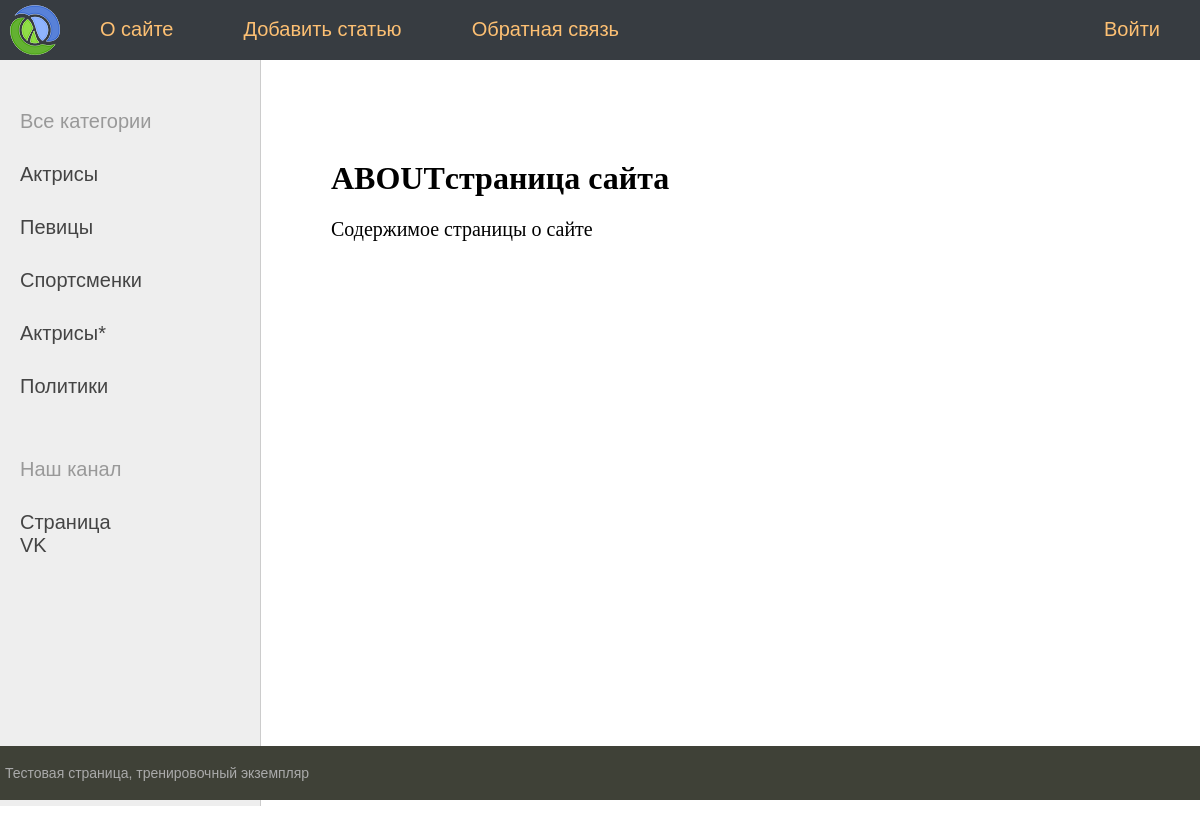
The page /about/ on the database its author committed.
### women/models.py (models this page shows, shortened)
class Category(models.Model):
    name = models.CharField(max_length=100, db_index=True, verbose_name='Категория')
    slug = models.CharField(max_length=255, null=True, db_index=True, verbose_name='URL')
    def get_absolute_url(self):
        return reverse('category', kwargs={'cat_slug': self.slug})
    class Meta:
        verbose_name = 'Категории'
        verbose_name_plural = 'Категории'
        ordering = ['id', 'name']

### women/views.py (the view)
# urls.py: path('about/', about, name='about'),  # http://127.0.0.1:8000/about/
def about(request):
    cats = Category.objects.all()
    return render(request, 'women/about.html', {'title': 'ABOUTстраница сайта', 'menu': menu, 'cats': cats})

### women/templatetags/women_tags.py (called while the page is built)
@register.inclusion_tag('women/list_categories.html')
def show_categories(sort=None, cat_selected=0):
    if not sort:
        cats = Category.objects.all()
    else:
        cats = Category.objects.order_by(sort)
    return {'cats': cats, 'cat_selected': cat_selected}

### women/templates/women/about.html
{% extends 'women/base.html' %}
{% block content %}
<h1>{{title}}</h1>
<p>Содержимое страницы о сайте
{% endblock %}

### women/templates/women/base.html (shortened to what this page needs)
<!DOCTYPE html>
{% load static %}
{% load women_tags %}
<html>
<head>
    <link type="text/css" href="{% static 'women/css/styles.css' %}" rel="stylesheet"/>
</head>
<body>
<table class="table-page" border=0 cellpadding="0" cellspacing="0">
    <tr>
        <td valign=top>
            {% block mainmenu %}
            <div class="header">
                <ul id="mainmenu" class="mainmenu">
                    <li class="logo">
                        <a href="{% url 'home' %}">
                            <div class="logo"></div>
                        </a>
                    </li>
                    {% for m in menu %}
                    {% if not forloop.last %}
                    <li><a href="{% url m.url_name %}">{{m.title}}</a></li>
                    {% else %}
                    <li class="last"><a href="{% url m.url_name %}">{{m.title}}</a></li>
                    {% endif %}
                    {% endfor %}
                </ul>
            </div>
            {% endblock mainmenu %}
            <table class="table-content" border=0 cellpadding="0" cellspacing="0">
                <tr>
                    <td valign="top" class="left-chapters">
                        <ul id="leftchapters">
                            {% if cat_selected == 0 %}
                            <li class="selected">Все категории</li>
                            {% else %}
                            <li class="{% url 'home' %}">Все категории</li>
                            {% endif %}
                            {% for c in cats %}
                            {% if c.pk == cat_selected %}
                            <li class="selected">{{c.name}}</li>
                            {% else %}
                            <li><a href="{{ c.get_absolute_url }}"> {{c.name}}</a></li>
                            {% endif %}
                            {% endfor %}
                            <li class="share">
                                <p>Наш канал</p>
                                <a href="https://vk.com/al_feed.php" target="_blank" rel="nofollow">Cтраница VK</a>
                            </li>
                        </ul>
                    </td>
                    <td valign="top" class="content">
                        <div class="content-text">
                            {% block content %}
                            {% endblock %}
                        </div>
                    </td>
                </tr>
            </table>
        </td>
    </tr>
    <tr>
        <td valign=top>
            <div id="footer">
                <p> Тестовая страница, тренировочный экземпляр</p>
            </div>
        </td>
    </tr>
</table>
</body>
</html>

### women/static/women/css/styles.css (style rules this page uses)
html, body { font-family: 'Arial'; margin: 0; padding: 0; height: 100%; width: 100%; color: #e08080; }
a { color: #0059b2; text-decoration: none; }
.table-page { width: 100%; height: 100%; vertical-align: top; }
.table-page tr { height: 100%; }
.header { background: #373c41; height: 60px; }
.logo { background: url('../images/logo.png') no-repeat 10px 5px; width: 70px; height: 60px; }
ul.mainmenu { list-style: none; margin: 0; padding: 0; height: 60px; color: #e09a42; font-size: 20px; overflow: hidden; }
ul.mainmenu li { float: left; margin: 18px 40px 0 30px; }
ul.mainmenu li.logo { margin: 0; }
ul.mainmenu li.last { float: right; }
ul.mainmenu li a { color: #fdc073; text-decoration: none; }
.table-content { width: 100%; min-height: 100%; height: 100%; }
.left-chapters { margin: 0; background: #eee; border-right: 1px solid #ccc; min-height: 100%; }
.left-chapters ul { width: 230px; min-height: 100%; margin: 0; padding: 20px 10px 10px 20px; list-style: none; font-size: 20px; }
.left-chapters ul li { margin: 30px 0 0 0; color: #999; }
.left-chapters ul li a { color: #444; text-decoration: none; }
.left-chapters ul li.share { margin: 60px 0 0 0; }
.left-chapters ul li.share p { margin: 30px 0 30px 0; }
.left-chapters ul li.share a { display: inline-block; width: 40px; height: 40px; margin: 0 20px 0 0; }
.content { padding: 40px 20px 20px 40px; width: 100%; box-sizing: border-box; }
.content-text { margin: 60px 0 0 30px; color: #000; font-size: 20px; font-family: Yandex Sans Display Light; }
.content-text h1 { font-size: 32px; }
#footer { box-sizing: border-box; background: #3F4137; padding: 5px; color: #aaa; font-size: 14px; font-family: Verdana, Geneva, Arial, Helvetica; text-align: left; overflow: hidden; }

### rows shown on the page
Category: name "Актрисы"
Category: name "Певицы"
Category: name "Спортсменки"
Category: name "Актрисы*"
Category: name "Политики"

### other values the page prints
{{ m.title }} "О сайте" "Добавить статью" "Обратная связь"
{{ m.title }} "Войти"
{{ title }} "ABOUTстраница сайта"
